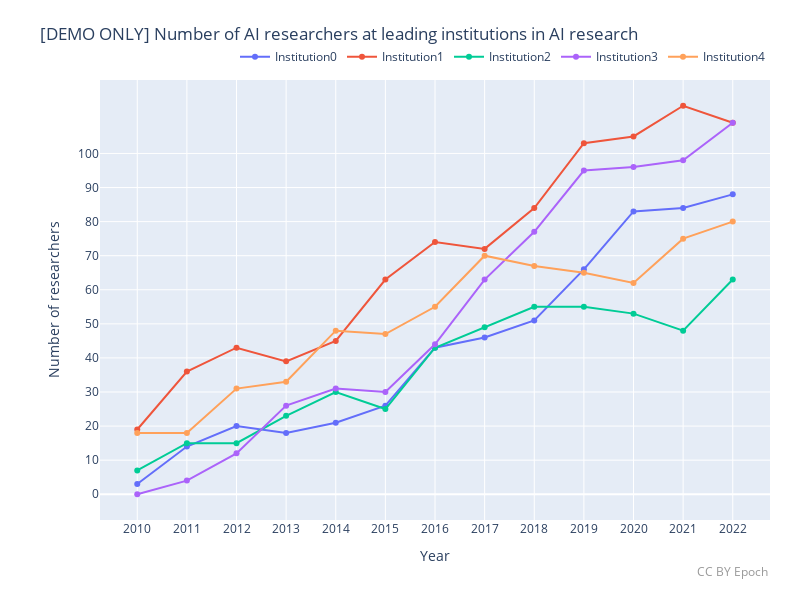

This figure's notebook cell:
### Markdown cell above
MVP goal: plot of the number of AI researchers at leading institutions in AI research (dummy example below)

### Code cell
dates = np.arange(2010, 2022 + 1)
num_institutions = 5

fig = go.Figure()
for i in range(num_institutions):
    fig.add_trace(
        go.Scatter(
            x=dates,
              y=np.cumsum(np.random.randint(-5, 20, size=13)),
                name=f"Institution{i}",
        ),
    )

## Plot layout

cost_ticks = np.arange(0, 101, 10)
cost_tick_text = [0, 10, 20, 30, 40, 50, 60, 70, 80, 90, 100]

set_default_fig_layout(fig, dates, dates, cost_ticks, cost_tick_text)

fig.update_layout(
    title='[DEMO ONLY] Number of AI researchers at leading institutions in AI research',
    xaxis_title='Year',
    yaxis_title='Number of researchers',
)

## Save plot
# fig.write_image(result_file_location + 'demo.png', scale=2)

## Show plot
fig.show()

### Figure 1 — Plotly figure (JSON) as saved in the notebook; plotly's stock layout.template omitted (floating-point values rounded to 4 significant figures)
{"data": [{"name": "Institution0", "type": "scatter", "x": [2010, 2011, 2012, 2013, 2014, 2015, 2016, 2017, 2018, 2019, 2020, 2021, 2022], "y": [3, 14, 20, 18, 21, 26, 43, 46, 51, 66, 83, 84, 88]}, {"name": "Institution1", "type": "scatter", "x": [2010, 2011, 2012, 2013, 2014, 2015, 2016, 2017, 2018, 2019, 2020, 2021, 2022], "y": [19, 36, 43, 39, 45, 63, 74, 72, 84, 103, 105, 114, 109]}, {"name": "Institution2", "type": "scatter", "x": [2010, 2011, 2012, 2013, 2014, 2015, 2016, 2017, 2018, 2019, 2020, 2021, 2022], "y": [7, 15, 15, 23, 30, 25, 43, 49, 55, 55, 53, 48, 63]}, {"name": "Institution3", "type": "scatter", "x": [2010, 2011, 2012, 2013, 2014, 2015, 2016, 2017, 2018, 2019, 2020, 2021, 2022], "y": [0, 4, 12, 26, 31, 30, 44, 63, 77, 95, 96, 98, 109]}, {"name": "Institution4", "type": "scatter", "x": [2010, 2011, 2012, 2013, 2014, 2015, 2016, 2017, 2018, 2019, 2020, 2021, 2022], "y": [18, 18, 31, 33, 48, 47, 55, 70, 67, 65, 62, 75, 80]}], "layout": {"annotations": [{"font": {"color": "#999999", "size": 12}, "showarrow": false, "text": "CC BY Epoch", "x": 1, "xref": "paper", "y": -0.14, "yref": "paper"}], "autosize": false, "height": 600, "legend": {"orientation": "h", "x": 1, "xanchor": "right", "y": 1.02, "yanchor": "bottom"}, "margin": {"b": 80, "l": 100, "r": 30, "t": 80}, "title": {"text": "[DEMO ONLY] Number of AI researchers at leading institutions in AI research"}, "width": 800, "xaxis": {"tickmode": "array", "ticktext": [2010, 2011, 2012, 2013, 2014, 2015, 2016, 2017, 2018, 2019, 2020, 2021, 2022], "tickvals": [2010, 2011, 2012, 2013, 2014, 2015, 2016, 2017, 2018, 2019, 2020, 2021, 2022], "title": {"text": "Year"}}, "yaxis": {"tickmode": "array", "ticktext": [0, 10, 20, 30, 40, 50, 60, 70, 80, 90, 100], "tickvals": [0, 10, 20, 30, 40, 50, 60, 70, 80, 90, 100], "title": {"text": "Number of researchers"}}}}
